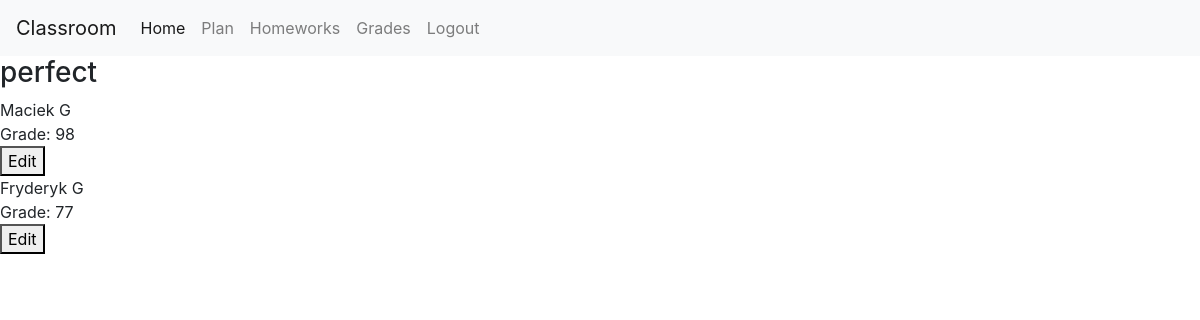
The app's page /submission/11 (signed in) with its own data.
### classroom/models.py (models this page shows)
class Homework(models.Model):
    subject = models.CharField(max_length=300, choices=SUBJECT_CHOICES)
    content = models.CharField(max_length=10000)
    deadline = models.DateField()
    group = models.ForeignKey(Class, on_delete=models.CASCADE, related_name="homeworks")
    teacher = models.ForeignKey(User, on_delete=models.CASCADE, related_name="given_homeworks")

class homework_submission(models.Model):
    homework = models.ForeignKey(Homework, on_delete=models.CASCADE, related_name="students_submissions")
    student = models.ForeignKey(User, on_delete=models.CASCADE, related_name="my_submissions")
    content = models.CharField(max_length=10000)

class User(AbstractUser):
    type = models.CharField(max_length=3, choices=USER_TYPE_CHOICES, null=True)
    group = models.ForeignKey(Class, on_delete=models.CASCADE, null=True ,related_name="class_students")
    school = models.ForeignKey(School, on_delete=models.CASCADE, null=True ,related_name="school_students")
    def __str__(self):
        return f"{self.first_name} {self.last_name}"

class Grade(models.Model):
    submission = models.ForeignKey(homework_submission, on_delete=models.CASCADE, related_name="grade")
    grade = models.IntegerField()
    feedback = models.CharField(max_length=1000)
    teacher = models.ForeignKey(User, on_delete=models.CASCADE, related_name="students_grades")

### classroom/views.py (the view)
# urls.py: path("submission/<int:homework_id>", views.homework_submission_view, name="submission"),
@login_required
def homework_submission_view(request, homework_id):
    user = request.user
    homework = Homework.objects.get(pk=homework_id)
    if user.type == "SU":
        if request.method == "POST":
            content = request.POST['content']
            submission = homework_submission.objects.create(homework=homework, student=user, content=content)
            submission.save()
            return render(request, "classroom/submission.html", {
                "homework": homework,
                "message": "submited succesfully"
            })
        else:
            homework = Homework.objects.get(pk=homework_id)
            return render(request, "classroom/submission.html", {
                "homework": homework
            })
    else:
        if request.method == "POST":
            submissions = homework.students_submissions.all()
            if request.POST['type'] == 'grade':
                grade  = request.POST['grade']
                feedback = request.POST['feedback']
                submission_id=request.POST['submission.id']
                submission=homework_submission.objects.get(pk=submission_id)
                grade = Grade.objects.create(grade=grade, feedback=feedback, submission=submission, teacher=user)
                grade.save()
            else:
                grade  = request.POST['grade']
                feedback = request.POST['feedback']
                grade_id=request.POST['submission.id']
                grade_edit = Grade.objects.get(pk=grade_id)
                grade_edit.grade=grade
                grade_edit.feedback=feedback
                grade_edit.save()
            return render(request, "classroom/submissions.html",{
                "submissions": submissions,
                "homework": homework
            })
        else:
            submissions = homework.students_submissions.all()
            return render(request, "classroom/submissions.html",{
                "submissions": submissions,
                "homework": homework
            })

### classroom/templates/classroom/submissions.html (shortened to what this page needs)
{% extends "classroom/layout.html" %}
{% load static %}
{%block body%}
    <h3>{{homework.content}}</h3>
    {% for submission in submissions %}
        <div>{{submission.student}}</div>
        {%if submission.grade.all %}
            <div>Grade: {{submission.grade.all.first.grade}}</div>
            <div> <button onclick="gradeView('{{submission.pk}}')">Edit</button>
            </div>
        {%endif%}
    {%endfor%}
{%endblock%}

### records on screen
Homework: content "perfect"
homework_submission: student "Maciek G", grade.all.first.grade "98"
homework_submission: student "Fryderyk G", grade.all.first.grade "77"
